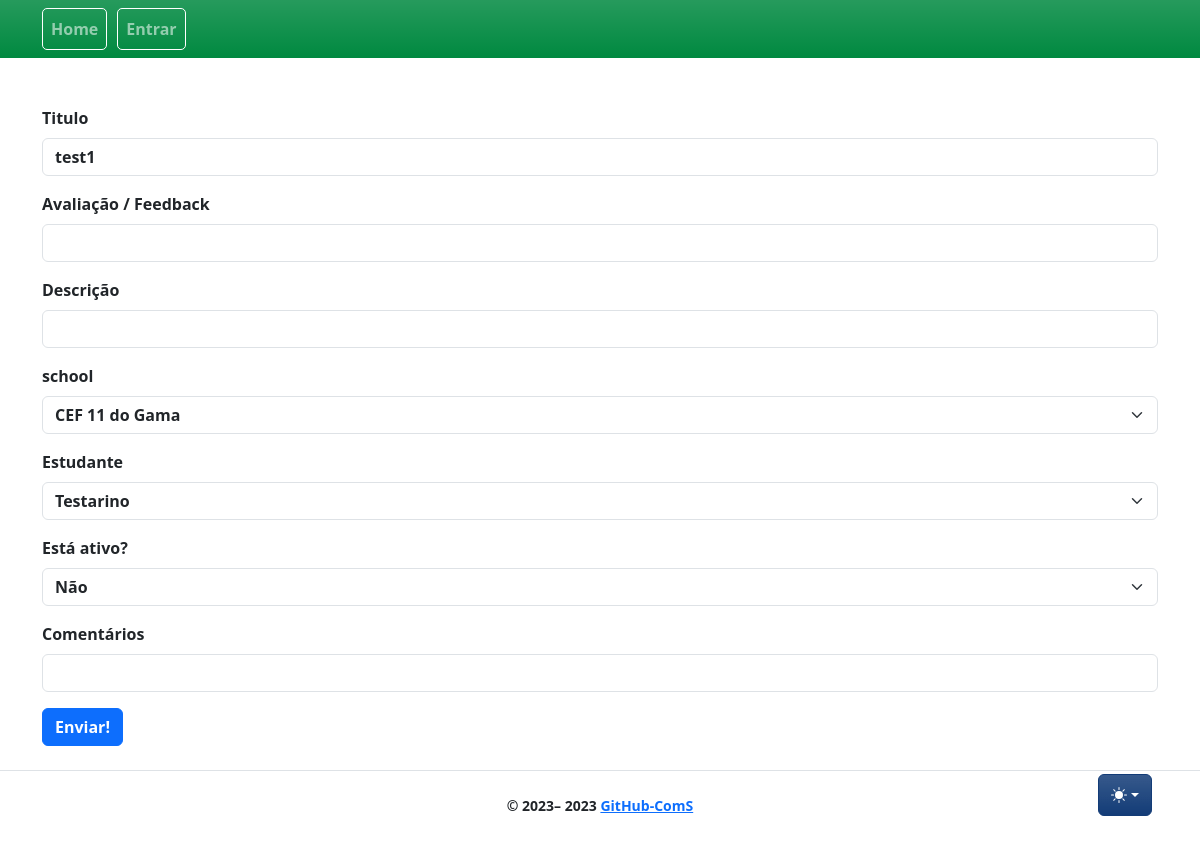
Page /linkages/4/edit on the committed database.
### app/models/linkage.py (models this page shows, shortened)
class Linkage(db.Model):
    __tablename__ = "linkage"
    id = db.Column(db.Integer, primary_key=True)
    title = db.Column(db.String)
    rating = db.Column(db.String(6))
    comments = db.Column(db.String)
    active = db.Column(db.Integer)
    student_id = db.Column(db.Integer, db.ForeignKey("user.id"), nullable=False)
    student = db.relationship("User", backref="linkage", foreign_keys=[student_id], lazy=True)
    school_id = db.Column(db.Integer, db.ForeignKey("school.id"), nullable=False)
    school = db.relationship("School", backref="linkage", foreign_keys=[school_id])
    start_date = db.Column(db.DateTime)
    end_date = db.Column(db.DateTime)
    created_at = db.Column(db.DateTime, nullable=False, default=func.now())
    updated_at = db.Column(
        db.DateTime, nullable=False, default=func.now(), onupdate=func.now()
    )

### app/controllers/linkages_controllers.py (the view)
@bp.route("/<int:id>/edit", methods=["GET"])
def edit(id):
    linkage = db.get_or_404(Linkage, id)
    userform = EditForm(formdata=request.form, obj=linkage)
    userform.student_id.choices = [(user.id, user.name) for user in User.query.filter_by(is_student=True).all()]
    userform.school_id.choices = [(school.id, school.title) for school in School.query.all()]
    return render_template(_j.edit, form=userform, **properties)

### app/controllers/linkages_controllers.py
class EditForm(FlaskForm):
    title = StringField("Titulo", validators=[InputRequired()])
    rating = StringField("Avaliação / Feedback")
    description = StringField("Descrição")
    school_id = SelectField("school", choices=[], coerce=int)
    student_id = SelectField("Estudante", choices=[], validators=[InputRequired()])
    active = SelectField("Está ativo?", choices=[(1, 'Sim'), (0, 'Não')])
    comments = StringField("Comentários")
    submit = SubmitField("Enviar!")

### app/templates/linkages/edit.jinja2 (shortened to what this page needs)
{% extends 'base.jinja2' %}
{% from 'bootstrap5/form.html' import render_form %}
{% block content %}
{{ render_form(form) }}
{% endblock %}

### rows in the picture
Linkage: title "test1", school_id "CEF 11 do Gama", student_id "Testarino", active "Não"

### other values in the picture
{{ render_nav_item('main.index', 'Home') }} "Home"
{{ render_nav_item('auth.login', 'Entrar') }} "Entrar"
